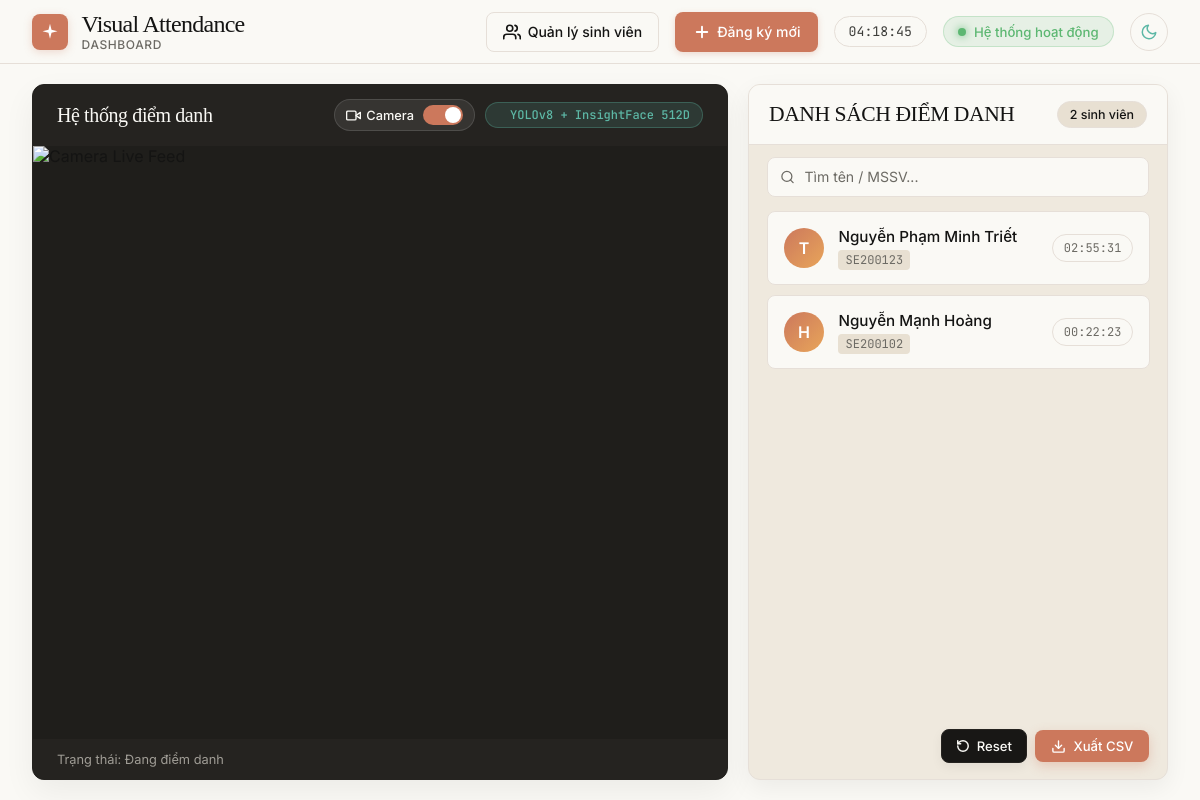
Before: / with the older database file.
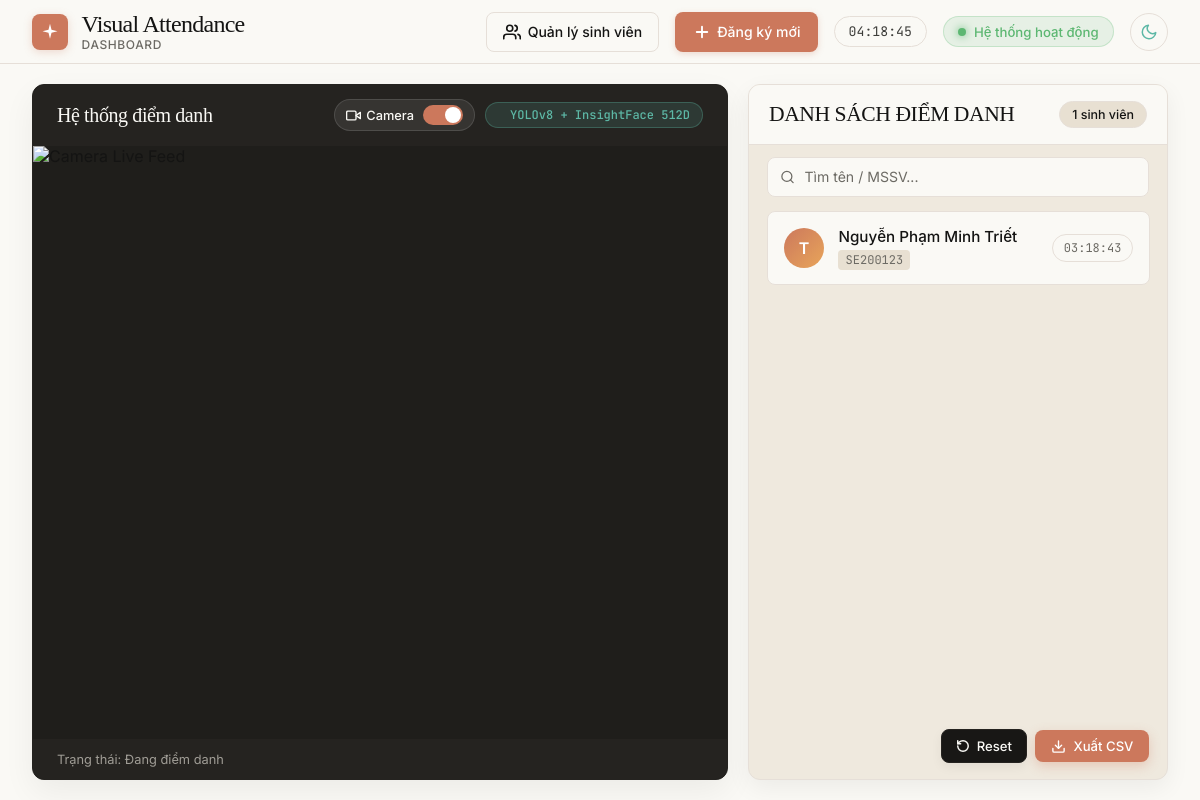
After: the same page with the newer database file.
### tables this page shows
CREATE TABLE students (
            student_code TEXT PRIMARY KEY,
            name TEXT NOT NULL,
            embedding TEXT NOT NULL
        );

CREATE TABLE attendance (
            id INTEGER PRIMARY KEY AUTOINCREMENT,
            student_code TEXT NOT NULL,
            timestamp DATETIME DEFAULT CURRENT_TIMESTAMP,
            FOREIGN KEY (student_code) REFERENCES students (student_code)
        );

### app.py (the view)
@app.get("/")
async def index(request: Request):
    refresh_student_cache()
    attendance = get_today_attendance()
    return templates.TemplateResponse(request=request, name="index.html", context={"attendance": attendance})

### templates/index.html (shortened to what this page needs)
<!DOCTYPE html>
<html lang="vi" data-theme="dark">
<head>
</head>
<body>
    <header>
        <div class="brand">
            <div class="brand-icon">
                <svg width="20" height="20" viewBox="0 0 24 24" fill="currentColor">
                    <path d="M12 2L13.8 9.2L21 11L13.8 12.8L12 20L10.2 12.8L3 11L10.2 9.2L12 2Z" />
                </svg>
            </div>
            <div>
                <h1 class="brand-title">Visual Attendance</h1>
                <div class="brand-subtitle">Dashboard</div>
            </div>
        </div>
        <div class="header-meta">
            <button class="btn-manage" onclick="openManageModal()">
                <span>Quản lý sinh viên</span>
            </button>
            <button class="btn-register" onclick="openRegisterModal()">
                <svg width="18" height="18" viewBox="0 0 24 24" fill="none" stroke="currentColor" stroke-width="2.5"
                    stroke-linecap="round" stroke-linejoin="round">
                    <line x1="12" y1="5" x2="12" y2="19"></line>
                    <line x1="5" y1="12" x2="19" y2="12"></line>
                </svg>
                <span>Đăng ký mới</span>
            </button>
            <div class="live-clock" id="live-clock">--:--:--</div>
            <div class="status-badge" id="conn-status">
                <div class="status-dot"></div>
                <span>Hệ thống hoạt động</span>
            </div>
            <button class="btn-theme-toggle" id="theme-toggle-btn" onclick="toggleTheme()"
                title="Chuyển đổi giao diện Sáng / Tối">
                <svg class="moon-icon" width="18" height="18" viewBox="0 0 24 24" fill="none" stroke="currentColor"
                    stroke-width="2" stroke-linecap="round" stroke-linejoin="round">
                    <path d="M21 12.79A9 9 0 1 1 11.21 3 7 7 0 0 0 21 12.79z"></path>
                </svg>
            </button>
        </div>
    </header>
    <main>
        <section class="video-container">
            <div class="video-header">
                <div class="video-header-title">
                    <h2>Hệ thống điểm danh</h2>
                </div>
                <div style="display:flex; align-items:center; gap:0.6rem;">
                    <label class="ios-toggle-wrapper" title="tắt / bật Camera">
                        <span class="ios-toggle-title">
                            <svg width="15" height="15" viewBox="0 0 24 24" fill="none" stroke="currentColor"
                                stroke-width="2.2" stroke-linecap="round" stroke-linejoin="round">
                                <path d="M23 7l-7 5 7 5V7z"></path>
                                <rect x="1" y="5" width="15" height="14" rx="2" ry="2"></rect>
                            </svg>
                            <span id="cam-toggle-text">Camera</span>
                        </span>
                        <span class="ios-switch">
                            <span class="ios-slider"></span>
                        </span>
                    </label>
                    <div class="pipeline-pill">
                        <span
                            style="width: 6px; height: 6px; background: var(--accent-cyan); border-radius: 50%;"></span>
                        YOLOv8 + InsightFace 512D
                    </div>
                </div>
            </div>
            <div class="video-wrapper">
                <img src="/video_feed" class="video-feed" id="main-video-feed" alt="Camera Live Feed">
            </div>
            <div class="video-footer">
                <span id="video-footer-status">Trạng thái: Đang điểm danh</span>
            </div>
        </section>
        <section class="attendance-panel">
            <div class="panel-header">
                <div>
                    <h2 class="panel-title">DANH SÁCH ĐIỂM DANH</h2>
                </div>
                <div style="display:flex; align-items:center; gap:0.6rem;">
                    <div class="count-chip" id="total-count">
                        {{ attendance|length if attendance else 0 }} sinh viên
                    </div>
                </div>
            </div>
            <div class="search-box">
                <div style="position: relative; width: 100%;">
                    <input type="text" class="search-input" id="search-input" placeholder="Tìm tên / MSSV..."
                        oninput="filterAttendance()" style="padding-left: 2.3rem;">
                </div>
            </div>
            <ul class="attendance-list" id="attendance-list">
                {% if attendance %}
                {% for p in attendance %}
                <li class="attendance-item" data-code="{{ p.student_code }}" data-name="{{ p.name }}">
                    <div class="avatar">{{ (p.name.strip().split()[-1][0].upper()) if p.name else '?' }}</div>
                    <div class="student-info">
                        <div class="student-name-box">
                            <div class="student-name" title="{{ p.name }}">{{ p.name }}</div>
                        </div>
                        <span class="student-code">{{ p.student_code }}</span>
                    </div>
                    <div class="time-badge">{{ p.time }}</div>
                </li>
                {% endfor %}
                {% endif %}
            </ul>
            <div class="floating-panel-actions">
                <button class="btn-reset-floating" onclick="resetAttendanceAction()"
                    title="Reset danh sách điểm danh hôm nay">
                    <svg width="14" height="14" viewBox="0 0 24 24" fill="none" stroke="currentColor" stroke-width="2.5"
                        stroke-linecap="round" stroke-linejoin="round">
                        <path d="M3 12a9 9 0 1 0 9-9 9.75 9.75 0 0 0-6.74 2.74L3 8"></path>
                        <path d="M3 3v5h5"></path>
                    </svg>
                    <span>Reset</span>
                </button>
                <button class="btn-export-csv-floating" onclick="exportAttendanceCSV()"
                    title="Xuất danh sách điểm danh hôm nay ra file CSV">
                    <svg width="15" height="15" viewBox="0 0 24 24" fill="none" stroke="currentColor" stroke-width="2.2"
                        stroke-linecap="round" stroke-linejoin="round">
                        <path d="M21 15v4a2 2 0 0 1-2 2H5a2 2 0 0 1-2-2v-4"></path>
                        <polyline points="7 10 12 15 17 10"></polyline>
                        <line x1="12" y1="15" x2="12" y2="3"></line>
                    </svg>
                    <span>Xuất CSV</span>
                </button>
            </div>
        </section>
    </main>
</body>
</html>

Changed rows visible on the page:
removed attendance: {{ (p.name.strip().split()[-1][0].upper()) if p.name else '?' }} "T", name "Nguyễn Phạm Minh Triết", student_code "SE200123", time "02:55:31"
removed attendance: name "Nguyễn Mạnh Hoàng", student_code "SE200102", time "00:22:23"
no longer on this page (row unchanged): students: name "H"
added attendance: {{ (p.name.strip().split()[-1][0].upper()) if p.name else '?' }} "T", name "Nguyễn Phạm Minh Triết", student_code "SE200123", time "03:18:43"
Other visible differences:
{{ attendance|length if attendance else 0 }}: "2" → "1"
